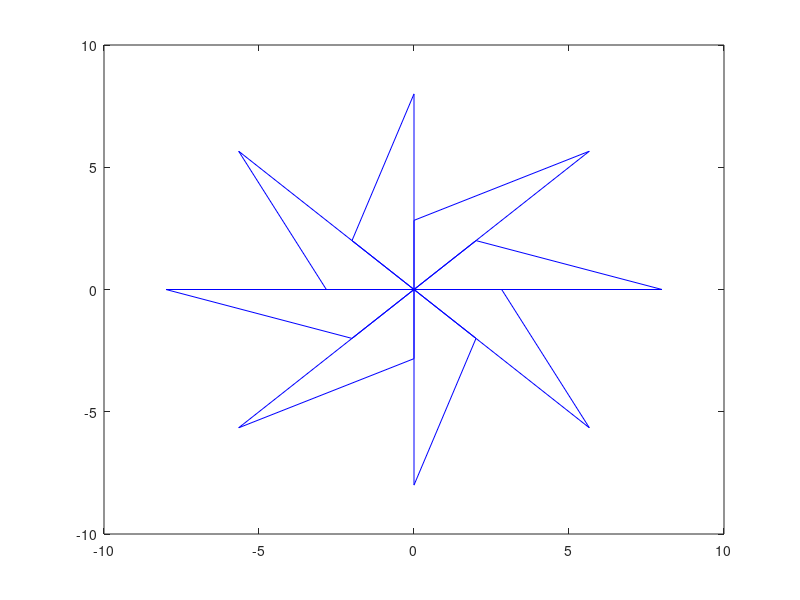

Reproduce this figure in MATLAB.
% Serie von homogenen Koordinatentransformationen: Buch S.219/T425
% Zeichnen eines achtstrahligen Windraedchens

figure(1)

P = [0 8 2 0; 0 0 2 0]
plot(P(1,:), P(2,:), 'b')

s = sqrt(2)/2;
M = [s -s; s s];

hold on

for k=1:7,
    Q = M^k * P;
    plot(Q(1,:), Q(2,:), 'b')
end
